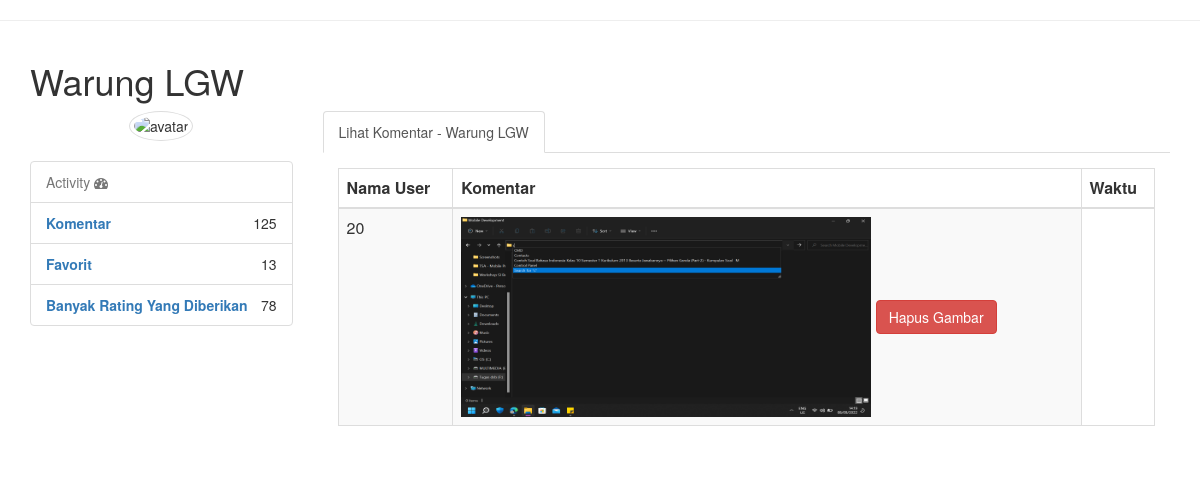
Screenshot of /View/KomentarWarung.php?id=3 (signed in) with the database file from the repository.
### tables this page shows
CREATE TABLE `tb_warung` (
  `id_warung` int(11) NOT NULL,
  `nama_warung` varchar(50) NOT NULL,
  `alamat` varchar(120) NOT NULL,
  `deskripsi` mediumtext NOT NULL,
  `foto` varchar(256) DEFAULT NULL,
  `id_user` int(5) NOT NULL,
  `tanggal_ditambahkan` datetime NOT NULL
);

CREATE TABLE `tb_fotowarung` (
  `id_fotowarung` int(7) NOT NULL,
  `foto_warung` varchar(256) NOT NULL,
  `id_warung` int(11) NOT NULL
);

### View/KomentarWarung.php (the view, shortened to what this page needs)
<?php
include('../Config/koneksi.php');
$id_warung = $_GET['id'];
$query = "SELECT * FROM tb_warung WHERE id_warung=$id_warung";
$result =mysqli_query($koneksi,$query);
$row = mysqli_fetch_assoc($result);
?>
<link href="../View/css/bootstrap.min.css" rel="stylesheet" id="bootstrap-css">
<link href="../View/css/bootstrap.min.css" rel="stylesheet" id="bootstrap-css">
<head>
    <link rel="stylesheet" href="../View/css/bootstrap.min.css">
    <link href="css/dataTables/dataTables.bootstrap.css" rel="stylesheet">
    <link href="css/font-awesome.min.css" rel="stylesheet" type="text/css">
</head>
<hr>
<div class="container bootstrap snippet">
    <div class="row">
        <div class="col-sm-10"><h1><?php echo $row['nama_warung']; ?></h1>
        </div>
    </div>
    <div class="row">
        <div class="col-sm-3">
            <?php
            $query_getFoto = "SELECT foto FROM tb_warung WHERE id_warung=$id_warung";
            $hasil_queryFoto = mysqli_query($koneksi, $query_getFoto);
            $rowGambar = mysqli_fetch_assoc($hasil_queryFoto);
            ?>
            <div class="text-center">
                <img src="../Assets/img/<?php echo $rowGambar['foto']; ?>" class="avatar img-circle img-thumbnail"
                     alt="avatar">
            </div>
            </hr><br>
            <ul class="list-group">
                <li class="list-group-item text-muted">Activity <i class="fa fa-dashboard fa-1x"></i></li>
                <li class="list-group-item text-right"> <span class="pull-left"><strong><a href="../View/KomentarWarung.php?id=<?php echo $id_warung;?>">Komentar</a></strong></span>
                    125
                </li>
                <li class="list-group-item text-right"><span class="pull-left"><strong><a href="EditInfoWarung.php">Favorit</a></strong></span>
                    13
                </li>
                <li class="list-group-item text-right"><span
                            class="pull-left"><strong><a
                                    href="EditInfoWarung.php">Banyak Rating Yang Diberikan</a></strong></span> 78
                </li>
            </ul>
        </div>
        <div class="col-sm-9">
            <ul class="nav nav-tabs">
                <li class="active"><a data-toggle="tab" href="#home">Lihat Komentar - <?php echo $row['nama_warung']?></a></li>
            </ul>
            <div class="tab-content">
                <div class="tab-pane active" id="home">
                    <div class="panel-body">
                        <div class="table-responsive h-50" style="max-height: 500px">
                            <div id="dataTable_Wrapper" class="dataTables_wrapper form-inline">
                                <div class="row">
                                    <div id="dataTable_length" class="dataTables_length">
                                        <div class="row">
                                            <div class="col-sm-12">
                                                <table id="dataTables"
                                                       class="table table-striped table-bordered table-hover"
                                                       role="grid">
                                                    <thead>
                                                    <tr role="row">
                                                        <th>Nama User</th>
                                                        <th>Komentar</th>
                                                        <th>Waktu</th>
                                                    </tr>
                                                    </thead>
                                                    <tbody>
                                                    <?php
                                                    $queryGetFotoWarung = "SELECT * FROM tb_fotowarung WHERE id_warung=$id_warung";
                                                    $resultFotoWarung = mysqli_query($koneksi, $queryGetFotoWarung);
                                                    while ($data = mysqli_fetch_array($resultFotoWarung, MYSQLI_ASSOC)) {
                                                        ?>
                                                        <tr>
                                                            <td><?php echo $data['id_fotowarung']; ?></td>
                                                            <td>
                                                                <img style="width: 410px; height: 200px;"
                                                                     src="../Assets/img/<?php echo $data['foto_warung']; ?>">
                                                                <a href="../Controller/delete_fotowarung.php?foto=<?php echo $data['id_fotowarung'];?>"><button class="btn btn-danger" name="hapus_gambar_warung">Hapus Gambar</button></a>
                                                            </td>
                                                        </tr>
                                                        <?php
                                                    }
                                                    ?>
                                                    </tbody>
                                                </table>
                                            </div>
                                        </div>
                                    </div>
                                </div>
                            </div>
                        </div>
                    </div>
                </div>
            </div>
        </div>
    </div>
</div>

### rows the page displays
tb_warung: nama_warung "Warung LGW"
tb_fotowarung: id_fotowarung "20", foto_warung (picture)
